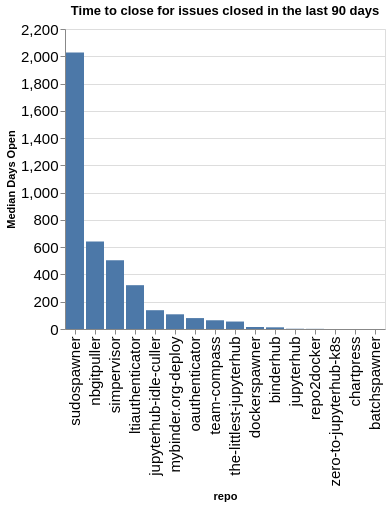

Write notebook code for a chart like this one.
### Code cell
time_open = closed.groupby(['org', 'repo']).agg({'time_open': 'median'}).reset_index()
time_open['time_open'] = time_open['time_open'] / (60 * 60 * 24)
time_open['org/repo'] = time_open.apply(lambda a: a['org'] + '/' + a['repo'], axis=1)
sorted_vals = time_open.sort_values(['org', 'time_open'], ascending=False)['repo'].values
alt.Chart(data=time_open, title=f"Time to close for issues closed in the last {n_days} days").mark_bar().encode(
    x=alt.X('repo', sort=alt.Sort(sorted_vals.tolist())),
    y=alt.Y('time_open', title="Median Days Open"),
)

### Figure 1 — Vega-Lite specification as saved in the notebook (floating-point values rounded to 4 significant figures)
{"config": {"axisLeft": {"labelFontSize": 15}, "axisBottom": {"labelFontSize": 15}}, "data": {"name": "data-8651f9af4b0b7b257117478f7f83c54a"}, "mark": {"type": "bar"}, "encoding": {"x": {"field": "repo", "sort": ["sudospawner", "nbgitpuller", "simpervisor", "ltiauthenticator", "jupyterhub-idle-culler", "mybinder.org-deploy", "oauthenticator", "team-compass", "the-littlest-jupyterhub", "dockerspawner", "binderhub", "jupyterhub", "repo2docker", "zero-to-jupyterhub-k8s", "chartpress", "batchspawner"], "type": "nominal"}, "y": {"field": "time_open", "title": "Median Days Open", "type": "quantitative"}}, "title": "Time to close for issues closed in the last 90 days", "$schema": "https://vega.github.io/schema/vega-lite/v5.20.1.json", "datasets": {"data-8651f9af4b0b7b257117478f7f83c54a": [{"org": "jupyterhub", "repo": "batchspawner", "time_open": 0.00309, "org/repo": "jupyterhub/batchspawner"}, {"org": "jupyterhub", "repo": "binderhub", "time_open": 12.36, "org/repo": "jupyterhub/binderhub"}, {"org": "jupyterhub", "repo": "chartpress", "time_open": 0.03757, "org/repo": "jupyterhub/chartpress"}, {"org": "jupyterhub", "repo": "dockerspawner", "time_open": 14.6, "org/repo": "jupyterhub/dockerspawner"}, {"org": "jupyterhub", "repo": "jupyterhub", "time_open": 1.871, "org/repo": "jupyterhub/jupyterhub"}, {"org": "jupyterhub", "repo": "jupyterhub-idle-culler", "time_open": 137.8, "org/repo": "jupyterhub/jupyterhub-idle-culler"}, {"org": "jupyterhub", "repo": "ltiauthenticator", "time_open": 321.3, "org/repo": "jupyterhub/ltiauthenticator"}, {"org": "jupyterhub", "repo": "mybinder.org-deploy", "time_open": 107.8, "org/repo": "jupyterhub/mybinder.org-deploy"}, {"org": "jupyterhub", "repo": "nbgitpuller", "time_open": 642.4, "org/repo": "jupyterhub/nbgitpuller"}, {"org": "jupyterhub", "repo": "oauthenticator", "time_open": 80.02, "org/repo": "jupyterhub/oauthenticator"}, {"org": "jupyterhub", "repo": "repo2docker", "time_open": 1.154, "org/repo": "jupyterhub/repo2docker"}, {"org": "jupyterhub", "repo": "simpervisor", "time_open": 503.8, "org/repo": "jupyterhub/simpervisor"}, {"org": "jupyterhub", "repo": "sudospawner", "time_open": 2028.0, "org/repo": "jupyterhub/sudospawner"}, {"org": "jupyterhub", "repo": "team-compass", "time_open": 64.13, "org/repo": "jupyterhub/team-compass"}, {"org": "jupyterhub", "repo": "the-littlest-jupyterhub", "time_open": 54.74, "org/repo": "jupyterhub/the-littlest-jupyterhub"}, {"org": "jupyterhub", "repo": "zero-to-jupyterhub-k8s", "time_open": 0.1985, "org/repo": "jupyterhub/zero-to-jupyterhub-k8s"}]}}
